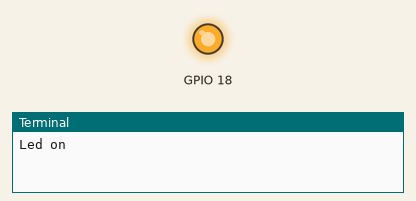
Recording of a program running on a simulated Raspberry Pi (BCM pin numbers). Shown: output pins drawn as LEDs (lit = HIGH), the last lines printed to the terminal. At 2.0 s the program stops and its outputs stay as they are.

Above: at 0.1 s.
At 2.1 s:
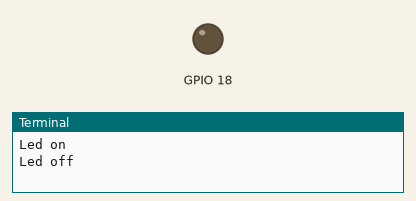
Timing chart, 0 to 3.5 s (numbered marks = the images above):
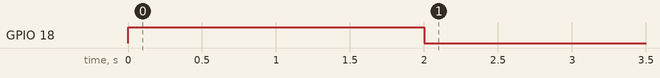

Measured:
- by itself, GPIO 18: LOW → HIGH at 0.00 s, → LOW 2.0 s later

The program:

led-gpio.py
```python
# -*- coding: utf-8 -*-
import RPi.GPIO as GPIO
import time

GPIO.setmode(GPIO.BCM)
GPIO.setwarnings(False)
GPIO.setup(18, GPIO.OUT)
print "Led on"
GPIO.output(18, GPIO.HIGH)
time.sleep(2)
print "Led off"
GPIO.output(18, GPIO.LOW)
```
